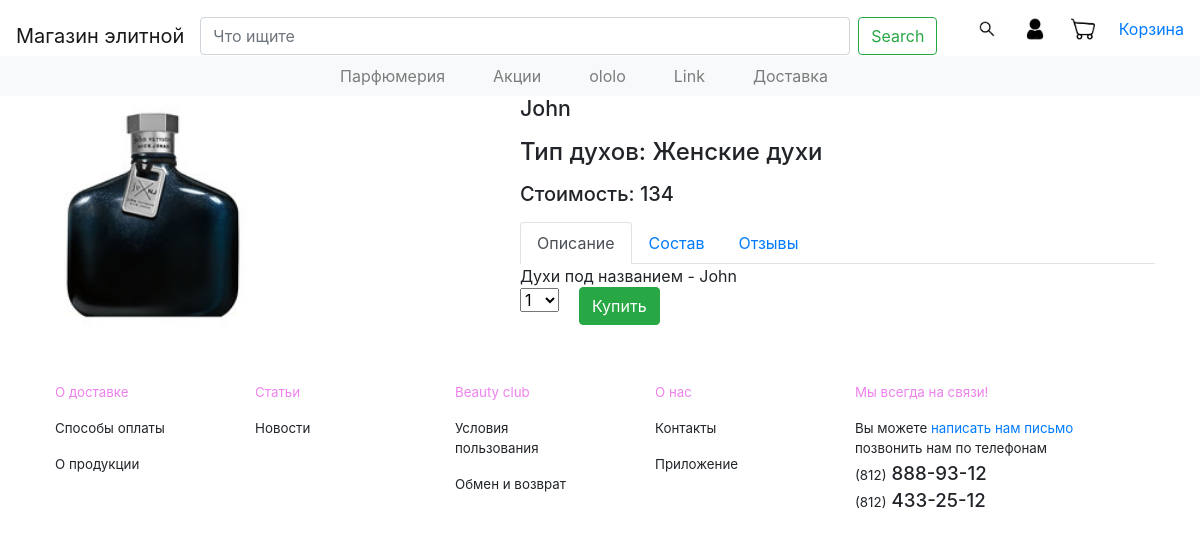
Screenshot of /product/2/ with the database file from the repository.
### products/models.py (models this page shows, shortened)
class ProductImage(models.Model):
    product= models.ForeignKey(Product, blank=True, null=True, default=None, on_delete=models.PROTECT)
    image = models.ImageField(upload_to='product_images/')
    created = models.DateTimeField(auto_now_add=True, auto_now=False)
    updated = models.DateTimeField(auto_now_add=False, auto_now=True)
    class Meta:
        verbose_name="Фотография"
        verbose_name_plural="Фотографии"

class Product(models.Model):
    name = models.CharField(max_length=32, blank=True, null=True, default=None)
    description = models.TextField(blank=True, null=True, default=None)
    type = models.ForeignKey(TypeOfProduct, blank=True, null=True, default=None, on_delete=models.PROTECT)
    cost = models.PositiveSmallIntegerField(default=0)
    created = models.DateTimeField(auto_now_add=True, auto_now=False)
    updated = models.DateTimeField(auto_now_add=False, auto_now=True)
    class Meta:
        verbose_name="Товар"
        verbose_name_plural="Товары"

class TypeOfProduct(models.Model):
    name = models.CharField(max_length=32, blank=True, null=True, default=None)
    created = models.DateTimeField(auto_now_add=True, auto_now=False)
    updated = models.DateTimeField(auto_now_add=False, auto_now=True)
    def __str__(self):
        return "%s" % self.name
    class Meta:
        verbose_name="Тип товара"
        verbose_name_plural="Типы товаров"

### products/views.py (the view)
# urls.py: url(r'^product/(?P<product_id>\w+)/$', views.product, name='product')
def product(request, product_id):
    product = Product.objects.get(id=product_id)
    session_key = request.session.session_key
    if not session_key:
        request.session.cycle_key()
    print(request.session.session_key)
    return render(request, 'products/product.html', locals())

### orders/context_processors.py (called while the page is built)
def getting_basket_info(request):
    session_key = request.session.session_key
    if not session_key:
        request.session.cycle_key()
    products_in_basket = ProductInBasket.objects.filter(session_key=session_key, is_active=True)
    products_total_nmb = products_in_basket.count()
    total_height =  str(products_total_nmb*100) + 'px'
    return locals()

### templates/products/product.html (shortened to what this page needs)
{% extends 'base.html' %}
{% load static %}
{% block content %}
    <div class="container">
        <div class="row">
            <div class="col-md-5">
                {% for image in product.productimage_set.all %}
                <img src="{{image.image.url}}" alt="" class="img-fluid w-50">
                {% endfor %}
            </div>
            <div class="col-md-7">
                <h3 class="mb-3">{{ product.name }}</h3>
                <h4 class="mb-3">Тип духов: {{ product.type }}</h4>
                <h5 class="mb-3">Стоимость: {{ product.cost }}</h5>
                <ul class="nav nav-tabs" id="myTab" role="tablist">
                    <li class="nav-item">
                        <a class="nav-link active" id="home-tab" data-toggle="tab" href="#home" role="tab" aria-controls="home" aria-selected="true">Описание</a>
                    </li>
                    <li class="nav-item">
                        <a class="nav-link" id="profile-tab" data-toggle="tab" href="#profile" role="tab" aria-controls="profile" aria-selected="false">Состав</a>
                    </li>
                    <li class="nav-item">
                        <a class="nav-link" id="contact-tab" data-toggle="tab" href="#contact" role="tab" aria-controls="contact" aria-selected="false">Отзывы</a>
                    </li>
                </ul>
                <div class="tab-content" id="myTabContent">
                    <div class="tab-pane fade show active" id="home" role="tabpanel" aria-labelledby="home-tab">{{product.description}}</div>
                </div>
                <div>
                    <form id="formOfBuy" action="{% url 'basket_adding' %}"> {% csrf_token %}
                        <button type="submit" class="btn btn-success btn-for-product">Купить</button>
                        <select name="number" id="number" data-product-name="{{ product.name }}"
                            data-product-cost="{{ product.cost }}"
                                data-product-id="{{ product_id }}"
                                {% for image in product.productimage_set.all %}
                                data-product-image="{{image.image.url }}"
                                {% endfor %}
                        >
                            <option label="1" value="1" selected>1</option>
                        </select>
                    </form>
                </div>
            </div>
        </div>
    </div>
{% endblock %}

### files/static/css/main.css (style rules this page uses)
h3 { font-size: 16pt; }
ul { list-style-type: none; }
.btn-for-product { position: absolute; bottom: 10px; left:74px; }

### rows the page displays
ProductImage: image (picture)
Product: name "John", type "Женские духи", cost "134", description "Духи под названием - John", number "1"
